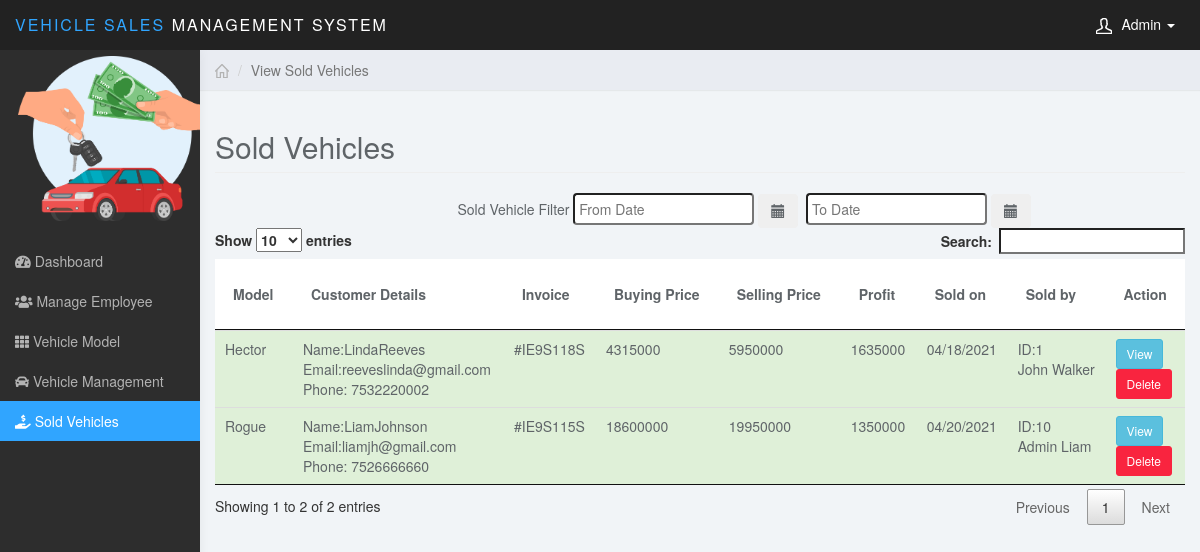
/sold.php (signed in), run on the app's committed database.
### tables this page shows
CREATE TABLE `users` (
  `u_id` int(11) NOT NULL,
  `su` int(11) DEFAULT '0',
  `u_email` varchar(100) NOT NULL,
  `f_name` varchar(100) NOT NULL,
  `l_name` varchar(100) NOT NULL,
  `u_bday` date NOT NULL,
  `u_position` varchar(100) NOT NULL,
  `u_type` varchar(100) NOT NULL,
  `u_pass` varchar(100) NOT NULL,
  `u_mobile` varchar(100) NOT NULL,
  `u_gender` varchar(30) NOT NULL,
  `u_address` varchar(100) NOT NULL,
  `s_question` varchar(100) DEFAULT NULL,
  `s_ans` varchar(100) DEFAULT NULL
);

CREATE TABLE `customer` (
  `c_id` int(11) NOT NULL,
  `v_id` int(11) NOT NULL,
  `cf_name` varchar(100) NOT NULL,
  `cl_name` varchar(100) NOT NULL,
  `c_email` varchar(100) NOT NULL,
  `c_mobile` varchar(100) NOT NULL,
  `nid` varchar(100) DEFAULT NULL,
  `w_start` date NOT NULL,
  `w_end` date NOT NULL,
  `payment_type` varchar(100) NOT NULL,
  `invoice_id` varchar(100) DEFAULT NULL,
  `c_address` varchar(400) DEFAULT NULL,
  `c_pass` varchar(30) NOT NULL,
  `extra` varchar(300) DEFAULT NULL
);

CREATE TABLE `vehicle` (
  `v_id` int(11) NOT NULL,
  `manufacturer_name` varchar(100) NOT NULL,
  `model_name` varchar(100) NOT NULL,
  `category` varchar(100) NOT NULL,
  `b_price` double NOT NULL,
  `s_price` double DEFAULT NULL,
  `mileage` double NOT NULL,
  `add_date` date NOT NULL,
  `sold_date` date DEFAULT NULL,
  `status` varchar(40) NOT NULL,
  `registration_year` int(11) NOT NULL,
  `insurance_id` int(11) DEFAULT NULL,
  `gear` varchar(100) NOT NULL,
  `doors` int(11) NOT NULL,
  `seats` int(11) NOT NULL,
  `tank` float NOT NULL,
  `image` varchar(400) DEFAULT NULL,
  `e_no` varchar(40) NOT NULL,
  `c_no` varchar(40) NOT NULL,
  `u_id` int(11) DEFAULT NULL,
  `v_color` varchar(20) DEFAULT NULL
);

### sold.php (the view, shortened to what this page needs)
<?php $page='sold'; include("header.php");?>
<?php $res=mysql_query("SELECT * FROM customer JOIN vehicle ON customer.v_id=vehicle.v_id JOIN users ON vehicle.u_id=users.u_id;");
?>
<html>
<body>
 <div class="col-sm-9 col-sm-offset-3 col-lg-10 col-lg-offset-2 main">
     <div class="row">
			<ol class="breadcrumb">
				<li><a href="#"><svg class="glyph stroked home"><use xlink:href="#stroked-home"></use></svg></a></li>
				<li class="active">View Sold Vehicles</li>
			</ol>
	</div>
		<div class="row">
			<div class="col-lg-12">
				<h2 class="page-header">Sold Vehicles</h2>
			</div>
		</div>
		<div style="padding-left: 25%">
		<div style="display:inline">Sold Vehicle Filter</div>
			<div class="input-append date datepicker divDatePicker inline" id="datepicker" style="margin:0px;padding:0px;display:inline">
			<input type="text" class="datepicker input-small validation rightBorderNone otherTabs" id="fromDate" name="displayDate" placeholder="From Date" />
			<button class="btn leftBorderNone" type="button"><i class="glyphicon glyphicon-calendar"></i></button>
			</div>
		<div class="input-append date datepicker divDatePicker inline" id="datepicker" style="margin:0px;padding:0px;padding-left:4px;;display:inline">
        <input type="text" placeholder="To Date" class="datepicker input-small validation rightBorderNone otherTabs" id="toDate" name="displayDate" />
        <button class="btn leftBorderNone" type="button"><i class="glyphicon glyphicon-calendar"></i></button>
		</div>
		</div>
		 <table id="example" class="table table-striped table-hover" cellspacing="0" width="100%">
        <thead>
             <tr>
                <th>Model</th>
				<th>Customer Details</th>
                <th>Invoice</th>
                <th>Buying Price</th>
				<th>Selling Price</th>
              	<th>Profit</th>
                <th>Sold on</th>
				<th>Sold by</th>
                <th>Action</th>
            </tr>
        </thead>
        <tbody>
             <?php
            while ($vehicle = mysql_fetch_assoc($res)) { ?>
                <tr class="success">
                <td><?php echo $vehicle['model_name']; ?></td>
				<td><?php echo "Name:",$vehicle['cf_name'], "",$vehicle['cl_name'],"<br>Email:",$vehicle['c_email'],"<br>Phone: ",$vehicle['c_mobile']; ?></td>
                <td><?php echo $vehicle['invoice_id']; ?></td>
				<td><?php echo $vehicle['b_price']; ?></td>
				<td><?php echo $vehicle['s_price']?></td>
				<td><?php echo $vehicle['s_price']-$vehicle['b_price']; ?></td>
                <td><?php $date = new DateTime($vehicle['sold_date']); echo $date->format('m/d/Y'); ?></td>
                <td><?php echo "ID:",$vehicle['u_id'],"<br> ",$vehicle['f_name']," ",$vehicle['l_name']; ?></td>
                <td width=50px>
                    <a data-toggle="modal" data-target="#myModal" href="Actions.php?action=vs_view&id=<?php echo $vehicle['v_id']; ?>" class="btn btn-info btn-sm" >View</a>
                    <a onclick="return confirm('All records will be deleted & Vehicle will be unsold!!, continue?')" href="Actions.php?action=vs_delete&id=<?php echo $vehicle['v_id']; ?>" class="btn btn-danger btn-sm" <?php if($userRow['u_type']!="Admin"){echo 'style="display:none"';} ?>  >Delete</a>
				</td>
            </tr>
            <?php } ?>
        </tbody>
    </table>
	 </div>
</body>
</html>

### header.php (shortened to what this page needs)
<?php
$res=mysql_query("SELECT * FROM users WHERE u_id=".$_SESSION['user']);
$userRow=mysql_fetch_array($res);
?>
<!DOCTYPE html>
<html>
<head>
<link href="css/bootstrap.min.css" rel="stylesheet">
<link href="css/datepicker3.css" rel="stylesheet">
<link href="css/styles.css" rel="stylesheet">
<link href="scripts/jtable/themes/lightcolor/blue/jtable.css" rel="stylesheet" type="text/css" />
<link href="css/jquery.dataTables.min.css" rel="stylesheet" type="text/css" />
<link rel="stylesheet" href="https://pro.fontawesome.com/releases/v5.10.0/css/all.css"/>
<link href="css/custom.css" rel="stylesheet">
</head>
<body>
	<nav class="navbar navbar-inverse navbar-fixed-top" role="navigation">
		<div class="container-fluid">
			<div class="navbar-header">
				<a class="navbar-brand" href="dashboard.php"><span> Vehicle Sales</span> Management System</a>
				<ul class="user-menu">
					<li class="dropdown pull-right">
						<a href="#" class="dropdown-toggle" data-toggle="dropdown"><svg class="glyph stroked male-user"><use xlink:href="#stroked-male-user"></use></svg><?php echo $userRow['f_name']; ?> <span class="caret"></span></a>
					</li>
				</ul>
			</div>
		</div>
	</nav>
	<div id="sidebar-collapse" class="col-sm-3 col-lg-2 sidebar">
		<div>
		<a class="nav menu" href="#">
                    <img src="img/lg3.png" alt="" height="165" width="190" style="margin-left: 9%; margin-top: 3%; "></a>
		<br></div>
		<ul class="nav menu side-nav">
			<li class="<?php if($page=='dash'){ echo 'active'; }?>"><a href="index.php"><i class="fas fa-tachometer-alt"></i> Dashboard</a></li>
			<?php
		if($userRow['u_type']=="Admin")
			if($page=='emp'){
				echo '<li class="active"><a href="manage_employee.php"><i class="fas fa-users"></i> Manage Employee</a></li>';
			} else {
				echo '<li><a href="manage_employee.php"><i class="fas fa-users"></i> Manage Employee</a></li>';
			}
		?>
			<li class="<?php if($page=='model'){ echo 'active'; }?>"><a href="model.php"><i class="fas fa-th"></i> Vehicle Model</a></li>
			<li class="<?php if($page=='vehicles'){ echo 'active'; }?>"><a href="vehicles.php"><i class="fas fa-car"></i> Vehicle Management</a></li>
			<li class="<?php if($page=='sold'){ echo 'active'; }?>"><a href="sold.php"><i class="fas fa-hand-holding-usd"></i> Sold Vehicles</a></li>
		</ul>
	</div>
</body>
</html>

### css/datepicker3.css (style rules this page uses)
.datepicker { padding: 4px; border-radius: 4px; direction: ltr; }

### css/styles.css (style rules this page uses)
body { background: #f1f4f7; padding-top: 50px; color: #5f6468; }
a, a:hover, a:focus { color: #b3b3b3; }
h1, h2, h3, h4, h5, h6 { color: #5f6468; }
h2 { font-weight: 300; margin-bottom: 20px; }
.navbar-header .navbar-brand { color: #fff; font-size: 16px; text-transform: uppercase; font-weight: 500; letter-spacing: 2px; }
.navbar-header .navbar-brand span { color: #30a5ff; }
.btn-danger, .btn-danger:hover, .btn-danger:focus, .btn-danger:active, .btn-danger.active, .open > .dropdown-toggle.btn-danger, .btn-danger.disabled, .btn-danger[disabled], fieldset[disabled] .btn-danger, .btn-danger.disabled:hover, .btn-danger[disabled]:hover, fieldset[disabled] .btn-danger:hover, .btn-danger.disabled:focus, .btn-danger[disabled]:focus, fieldset[disabled] .btn-danger:focus, .btn-danger.disabled:active, .btn-danger[disabled]:active, fieldset[disabled] .btn-danger:active, .btn-danger.disabled.active, .btn-danger[disabled].active, fieldset[disabled] .btn-danger.active { background-color: #f9243f; border-color: #f9243f; }
.navbar { border: 0; }
.user-menu { display: inline-block; margin-top: 14px; margin-right: 10px; float: right; list-style: none; padding: 0; }
.user-menu a { color: #fff; }
.sidebar { display: block; background-color: #fff; padding: 0; display: none; }
@media (min-width: 768px) { .sidebar { display: block; position: fixed; top: 50px; bottom: 0; left: 0; z-index: 1000; display: block; margin: 0; padding: 0; overflow-x: hidden; overflow-y: auto; background-color: #fff; box-shadow: 1px 0px 10px rgba(0, 0, 0, 0.05); } }
@media (min-width: 768px) { .navbar-header { width: 100%; } }
.sidebar ul.nav .active a, .sidebar ul.nav li.parent a.active, .sidebar ul.nav .active > a:hover, .sidebar ul.nav li.parent a.active:hover, .sidebar ul.nav .active > a:focus, .sidebar ul.nav li.parent a.active:focus { color: #fff; background-color: #30a5ff; }
.breadcrumb { border-radius: 0; padding: 10px 15px; background: #e9ecf2; box-shadow: 0 1px 1px rgba(0, 0, 0, 0.05); margin: 0; }
.table { background: #fff; }
.table > thead > tr > th { border-bottom: 1px solid #e6e7e8; vertical-align: middle; height: 50px; }
.sidebar .glyph, .user-menu .glyph { height: 16px; width: 16px; margin: 0 10px 0 0; stroke-width: 3px; }
.user-menu .glyph { stroke-width: 4px; }
.breadcrumb .glyph { height: 14px; width: 14px; margin: -2px 0 0 0; stroke-width: 4px; }

### css/custom.css (style rules this page uses)
@media (min-width: 768px) { .sidebar { display: block; position: fixed; top: 50px; bottom: 0; left: 0; z-index: 1000; display: block; margin: 0; padding: 0; overflow-x: hidden; overflow-y: auto; background-color: #2D2D2D!important; box-shadow: 1px 0px 10px rgba(0, 0, 0, .05); } }
@media (min-width: 768px) { .navbar-header { width: 100%; } }

### data on the page
users: f_name "Admin"
customer: v.model_name "Rogue", cf_name "Liam", cl_name "Johnson", c_email "liamjh@gmail.com", c_mobile "7526666660", invoice "#IE9S115S", v.b_price "18600000", v.s_price "19950000", $vehicle['s_price']-$vehicle['b_price'] "1350000", v.sold_date "04/20/2021", users.u_id "10", users.f_name "Admin", users.l_name "Liam"
customer: v.model_name "Hector", cf_name "Linda", cl_name "Reeves", c_email "reeveslinda@gmail.com", c_mobile "7532220002", invoice "#IE9S118S", v.b_price "4315000", v.s_price "5950000", $vehicle['s_price']-$vehicle['b_price'] "1635000", v.sold_date "04/18/2021", users.u_id "1", users.f_name "John", users.l_name "Walker"
